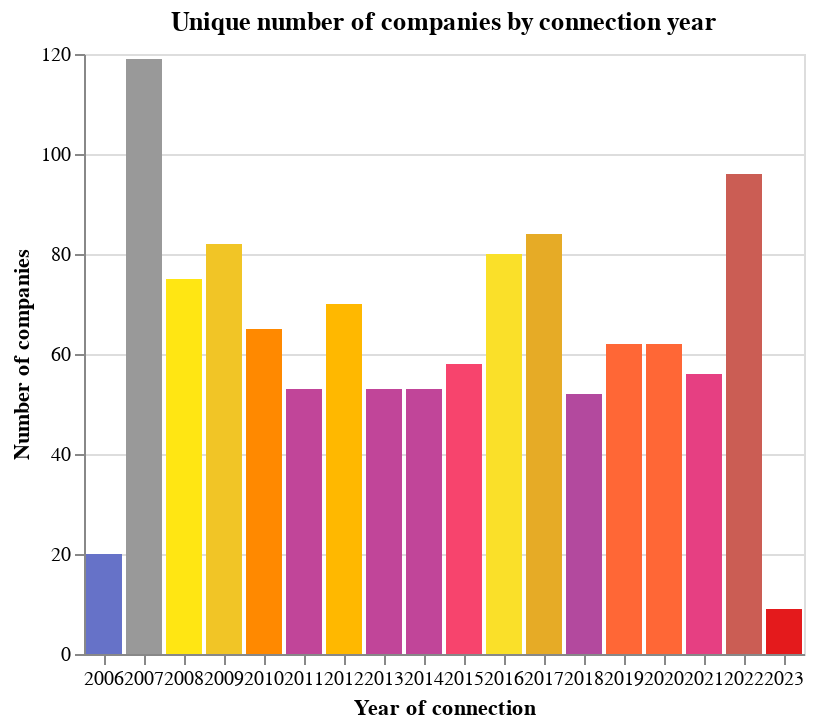

The cell this chart's notebook holds for it:
### Code cell
DeepnoteChart(df, """{"layer":[{"layer":[{"mark":{"clip":true,"type":"bar","tooltip":true},"encoding":{"x":{"axis":{"title":"Year of connection"},"sort":"ascending","type":"ordinal","field":"Connected On","scale":{"type":"linear"},"stack":"zero","timeUnit":"year"},"y":{"axis":{"title":"Number of companies"},"sort":null,"type":"nominal","field":"Company","scale":{"type":"linear"},"stack":"zero","aggregate":"distinct"},"color":{"sort":null,"type":"nominal","field":"Company","scale":{"scheme":"set1"},"aggregate":"distinct"}}}]}],"title":"Unique number of companies by connection year","config":{"legend":{"disable":true}},"$schema":"https://vega.github.io/schema/vega-lite/v5.json","encoding":{}}""")

### Figure 1 — Vega-Lite specification as saved in the notebook (floating-point values rounded to 4 significant figures; data arrays with more than 128 entries replaced by an {"elided": "..."} marker saying what was removed)
{"$schema": "https://vega.github.io/schema/vega-lite/v5.json", "encoding": {}, "layer": [{"layer": [{"mark": {"type": "bar", "tooltip": true, "clip": true}, "encoding": {"x": {"field": "Connected On", "type": "ordinal", "timeUnit": "year", "sort": "ascending", "axis": {"title": "Year of connection"}, "stack": "zero", "scale": {"type": "linear"}}, "y": {"field": "Company", "type": "nominal", "aggregate": "distinct", "sort": null, "axis": {"title": "Number of companies"}, "stack": "zero", "scale": {"type": "linear"}}, "color": {"field": "Company", "type": "nominal", "aggregate": "distinct", "sort": null, "scale": {"scheme": "set1"}}}}]}], "title": "Unique number of companies by connection year", "config": {"legend": {"disable": true}}, "data": {"values": {"elided": "1612 records"}}}
